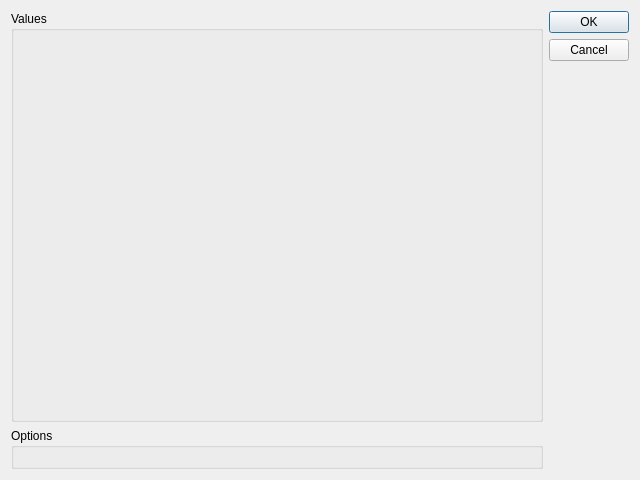
<?xml version="1.0" encoding="UTF-8"?>
<ui version="4.0">
 <class>run_function_dialog</class>
 <widget class="QDialog" name="run_function_dialog">
  <property name="geometry">
   <rect>
    <x>0</x>
    <y>0</y>
    <width>640</width>
    <height>480</height>
   </rect>
  </property>
  <property name="windowTitle">
   <string>Run function</string>
  </property>
  <layout class="QGridLayout" name="gridLayout">
   <item row="0" column="0">
    <widget class="QGroupBox" name="param_value_group_box">
     <property name="title">
      <string>Values</string>
     </property>
     <layout class="QFormLayout" name="formLayout"/>
    </widget>
   </item>
   <item row="0" column="1">
    <widget class="QDialogButtonBox" name="buttonBox">
     <property name="sizePolicy">
      <sizepolicy hsizetype="Fixed" vsizetype="Expanding">
       <horstretch>0</horstretch>
       <verstretch>1</verstretch>
      </sizepolicy>
     </property>
     <property name="orientation">
      <enum>Qt::Vertical</enum>
     </property>
     <property name="standardButtons">
      <set>QDialogButtonBox::Cancel|QDialogButtonBox::Ok</set>
     </property>
     <property name="centerButtons">
      <bool>false</bool>
     </property>
    </widget>
   </item>
   <item row="1" column="0">
    <widget class="QGroupBox" name="param_option_group_box">
     <property name="title">
      <string>Options</string>
     </property>
     <layout class="QFormLayout" name="formLayout_3"/>
    </widget>
   </item>
  </layout>
 </widget>
 <resources/>
 <connections>
  <connection>
   <sender>buttonBox</sender>
   <signal>accepted()</signal>
   <receiver>run_function_dialog</receiver>
   <slot>accept()</slot>
   <hints>
    <hint type="sourcelabel">
     <x>248</x>
     <y>254</y>
    </hint>
    <hint type="destinationlabel">
     <x>157</x>
     <y>274</y>
    </hint>
   </hints>
  </connection>
  <connection>
   <sender>buttonBox</sender>
   <signal>rejected()</signal>
   <receiver>run_function_dialog</receiver>
   <slot>reject()</slot>
   <hints>
    <hint type="sourcelabel">
     <x>316</x>
     <y>260</y>
    </hint>
    <hint type="destinationlabel">
     <x>286</x>
     <y>274</y>
    </hint>
   </hints>
  </connection>
 </connections>
</ui>
